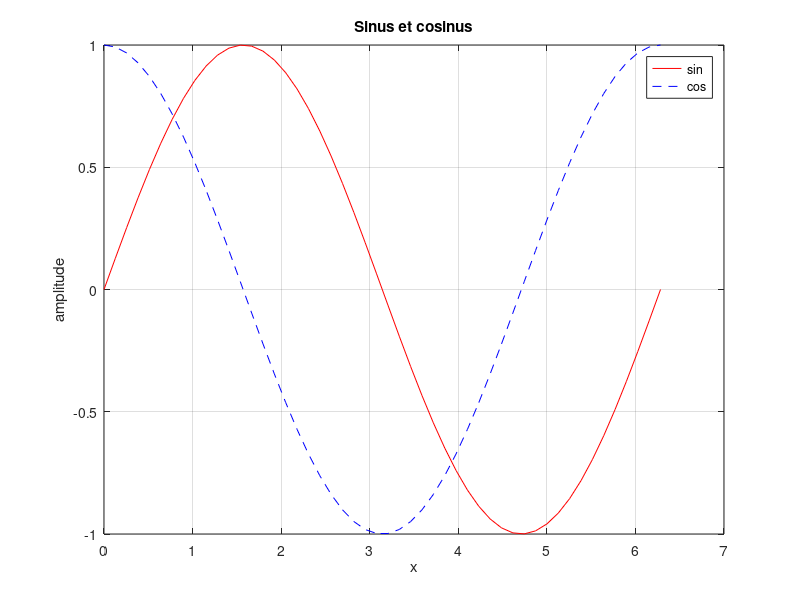

MATLAB code to generate this figure: (Note: this script raises an error after producing the figure.)
% test_graphique.m — figures et rendu SVG.
disp('--- graphique ---');

figure(1);
x = linspace(0, 2*pi, 50);
plot(x, sin(x), 'r-', x, cos(x), 'b--');
title('Sinus et cosinus');
xlabel('x');
ylabel('amplitude');
legend('sin', 'cos');
grid on;

svg = matlibre_svg();
assert(~isempty(strfind(svg, '<svg')));
assert(~isempty(strfind(svg, '</svg>')));
assert(~isempty(strfind(svg, 'Sinus et cosinus')));
assert(~isempty(strfind(svg, 'path')));

nom = [tempname() '.svg'];
print(nom);
contenu = fileread(nom);
assert(numel(contenu) > 500);
delete(nom);

% Plusieurs axes.
figure(2);
subplot(2, 1, 1);
bar([1 2 3]);
subplot(2, 1, 2);
stem([3 2 1]);
svg2 = matlibre_svg();
assert(~isempty(strfind(svg2, 'rect')));

% Histogramme et nuage de points.
figure(3);
scatter(1:10, (1:10).^2);
hold on;
plot(1:10, 10*(1:10));
hold off;
svg3 = matlibre_svg();
assert(~isempty(strfind(svg3, 'circle')));

%% ------------------------------- reduction d'un trace tres dense
% Cent mille points sur huit cents pixels : cent vingt-cinq par colonne,
% dont un seul se voit. Le trace n'en garde que l'enveloppe — premier,
% minimum, maximum, dernier de chaque colonne — et le fichier passe de
% 1,6 Mo a 25 ko. Ce qui est verifie ici, c'est que le dessin ne change
% pas : l'enveloppe reduite doit couvrir la meme etendue que l'originale.
close all;
xd = 0:0.00001:1;
yd = sin(2 * pi * 50 * xd) .* exp(-2 * xd);
figure; plot(xd, yd);
fichierDense = [tempname() '.svg'];
print(fichierDense);
texteDense = fileread(fichierDense);
delete(fichierDense);

% Le chemin du trace, extrait du SVG.
debut = strfind(texteDense, '<path d="');
assert(~isempty(debut));
reste = texteDense(debut(1) + 9:end);
fin = strfind(reste, '"');
chemin = reste(1:fin(1) - 1);

% Le fichier tient : sans reduction il ferait plus d'un megaoctet.
assert(numel(texteDense) < 200000);

% Les coordonnees du chemin.
morceaux = strsplit(strtrim(chemin), ' ');
xs = []; ys = [];
k = 1;
while k <= numel(morceaux)
    if strcmp(morceaux{k}, 'M') || strcmp(morceaux{k}, 'L')
        xs(end + 1) = str2double(morceaux{k + 1});   %#ok<SAGROW>
        ys(end + 1) = str2double(morceaux{k + 2});   %#ok<SAGROW>
        k = k + 3;
    else
        k = k + 1;
    end
end
assert(numel(xs) > 100);              % l'enveloppe reste detaillee
assert(numel(xs) < numel(xd) / 10);   % mais bien plus courte que l'original

% L'etendue verticale du trace reduit est celle du trace complet : c'est
% ce qui garantit qu'aucune crete n'a ete perdue. On compare en pixels,
% avec la meme transformation que le rendu.
assert(max(ys) - min(ys) > 400);      % la sinusoide occupe la hauteur
assert(max(xs) - min(xs) > 650);      % et toute la largeur

% Un trace court n'est pas touche : ses points sont tous rendus.
close all;
xc = 0:0.25:1;
figure; plot(xc, xc .^ 2);
fichierCourt = [tempname() '.svg'];
print(fichierCourt);
texteCourt = fileread(fichierCourt);
delete(fichierCourt);
assert(numel(strfind(texteCourt, 'L ')) >= 4);

%% ----------------------------- poignees : gca, gcf et leurs proprietes
% « ax = gca ; ax.XTick = [...] » est la facon courante de regler un axe en
% MATLAB. gca rendait un simple nombre : l'ecriture au point echouait sur
% « dot indexing is not supported », et le script s'arretait la.
close all;
figure;
plot(0:0.1:10, sin(0:0.1:10));
ax = gca;
assert(strcmp(class(ax), 'matlab.graphics.axis.Axes'));
ax.XTick = [0 2.5 5 7.5 10];
assert(isequal(ax.XTick, [0 2.5 5 7.5 10]));
% Les limites qu'on n'a pas fixees sont celles des donnees, pas 0..1.
bornes = ax.XLim;
assert(abs(bornes(1) - 0) < 1e-9 && abs(bornes(2) - 10) < 1e-9);
ax.YLim = [-2 2];
assert(isequal(ax.YLim, [-2 2]));
ax.XScale = 'log';
assert(strcmp(ax.XScale, 'log'));
ax.XScale = 'linear';
ax.Box = 'off';
assert(strcmp(ax.Box, 'off'));
ax.Title = 'un titre';
assert(strcmp(ax.Title, 'un titre'));

% La forme historique marche aussi.
set(ax, 'YTick', [-1 0 1], 'FontSize', 12);
assert(isequal(get(ax, 'YTick'), [-1 0 1]));
assert(get(ax, 'FontSize') == 12);

% Les graduations imposees se retrouvent dans le rendu.
fichierTicks = [tempname() '.svg'];
print(fichierTicks);
texteTicks = fileread(fichierTicks);
delete(fichierTicks);
assert(~isempty(strfind(texteTicks, '2.5')));
assert(~isempty(strfind(texteTicks, 'un titre')));

% La poignee de figure porte son nom et son numero.
fg = gcf;
assert(strcmp(class(fg), 'matlab.ui.Figure'));
fg.Name = 'ma figure';
assert(strcmp(fg.Name, 'ma figure'));
assert(fg.Number >= 1);

% Une propriete inconnue est refusee, en la nommant.
essaiPropriete = false;
try
    ax.ProprieteQuiNExistePas = 3;
catch e
    essaiPropriete = ~isempty(strfind(e.message, 'ProprieteQuiNExistePas'));
end
assert(essaiPropriete);

close all;
%% ------------------------------------ axis equal, square et off au rendu
% « axis equal » ne doit pas seulement etre accepte : il doit changer
% l'image. On le verifie sur le SVG, la ou tout est mesurable.
figure
plot([0 10], [0 1]);           % dix fois plus large que haut
svgLibre = matlibre_svg();
% Sans « axis equal », l'axe des y ne va pas au-dela de 1.
assert(isempty(strfind(svgLibre, '>-3<')));
axis equal
svgEgal = matlibre_svg();
% Avec, la boite du trace etant plus large que haute, l'axe des y couvre
% davantage d'unites : les graduations descendent sous -1.
assert(~isempty(strfind(svgEgal, '>-3<')));
assert(isequal(axis, [0 10 0 1]));   % les bornes des donnees, inchangees

% « axis square » rend la boite carree : le cadre du trace doit l'etre.
figure
plot(1:10);
axis square
svgCarre = matlibre_svg();
debut = strfind(svgCarre, '<rect x=');
assert(numel(debut) >= 2);           % le fond, puis la boite du trace

% « axis off » retire le cadre, les graduations et les etiquettes ; le
% titre, lui, reste — c'est ce que fait MATLAB.
figure
plot(1:10);
title('avec axes'); xlabel('x'); ylabel('y');
svgAvec = matlibre_svg();
assert(~isempty(strfind(svgAvec, 'avec axes')));
assert(~isempty(strfind(svgAvec, 'stroke="#222"')));
axis off
svgSans = matlibre_svg();
assert(~isempty(strfind(svgSans, 'avec axes')));      % le titre reste
assert(isempty(strfind(svgSans, 'class="axe"')));     % plus de graduations
assert(numel(svgSans) < numel(svgAvec));
axis on
close all

%% ------------------------------------------------ decoupages en cases
% Chaque axe porte son propre decoupage : deux « subplot » de grilles
% differentes coexistent, et le second efface seulement les cases qu'il
% recouvre. C'est ce que fait MATLAB, et c'est ce qui empechait un
% diagramme de Bode de deplacer les cases voisines.
cases = @() numel(strfind(matlibre_svg(), 'fill="white" stroke="#222"'));
figure
subplot(2, 2, 1); plot(1:10);
subplot(2, 2, 2); plot(1:10);
assert(cases() == 2);
subplot(2, 1, 2); plot(1:10);          % recouvre les cases 3 et 4, pas 1 ni 2
assert(cases() == 3);
subplot(1, 1, 1); plot(1:10);          % recouvre tout
assert(cases() == 1);
% Revenir sur une case deja ouverte la reprend, sans en creer une autre.
figure
subplot(2, 2, 1); plot(1:10);
subplot(2, 2, 2); plot(1:10);
subplot(2, 2, 1); plot(2:11);
assert(cases() == 2);
% Une case peut en couvrir plusieurs.
figure
subplot(2, 2, [1 2]); plot(1:10);
subplot(2, 2, 3); plot(1:10);
assert(cases() == 2);
% Une case hors du decoupage est refusee.
tropLoin = false;
try
    subplot(2, 2, 7);
catch err
    tropLoin = strcmp(err.identifier, 'MATLAB:subplot:SubplotIndexTooLarge');
end
assert(tropLoin);

%% --------------------------------------------------- axes places a la main
% « axes('Position',[g b l h]) » place un axe ou l'on veut, en fractions
% de la figure, l'origine en bas a gauche.
figure
haut = axes('Position', [0.1 0.55 0.8 0.35]);
bas = axes('Position', [0.1 0.1 0.8 0.35]);
assert(cases() == 2);
assert(max(abs(get(haut, 'Position') - [0.1 0.55 0.8 0.35])) < 1e-9);
% « axes(h) » revient sur un axe : le trace suivant y va.
axes(haut);
plot(1:10);
assert(max(abs(get(gca, 'Position') - [0.1 0.55 0.8 0.35])) < 1e-9);
% Une poignee reste valide quand un autre axe disparait : elle porte
% l'identifiant de son axe, pas son rang.
figure
premier = subplot(2, 2, 1);
subplot(2, 2, 4);
subplot(2, 1, 2);                      % efface les cases 3 et 4
set(premier, 'YLim', [0 5]);
assert(max(abs(get(premier, 'YLim') - [0 5])) < 1e-9);

%% ------------------------------------------------- echelles logarithmiques
% Un axe logarithmique porte ses graduations aux puissances de dix, et les
% ecrit en exposant — 10 puissance moins deux, non 0.01.
figure
semilogx(logspace(-2, 3, 100), ones(1, 100));
svgLog = matlibre_svg();
assert(~isempty(strfind(svgLog, '10<tspan')));
assert(~isempty(strfind(svgLog, '>-2</tspan>')));
assert(~isempty(strfind(svgLog, '>3</tspan>')));
% En lineaire, aucune puissance en exposant.
figure
plot(logspace(-2, 3, 100), ones(1, 100));
assert(isempty(strfind(matlibre_svg(), '10<tspan')));
% Un axe logarithmique en y ne tombe pas sur les valeurs negatives.
figure
semilogy([1 2 3], [-1 10 100]);
svgY = matlibre_svg();
assert(~isempty(strfind(svgY, '10<tspan')));
close all

disp('graphique : toutes les verifications passent');
